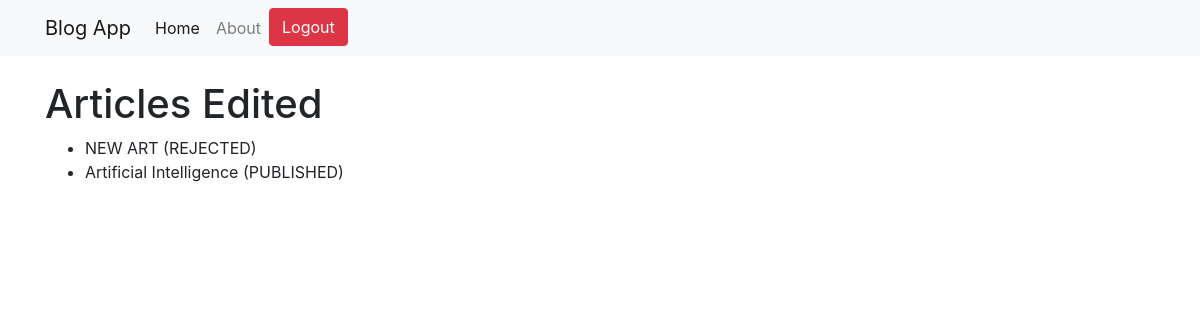
The page /articles-edited/ (signed in) on the database its author committed.
### blogapp/models.py (models this page shows, shortened)
class Article(models.Model):
    STATUS_CHOICES = [
        ('DRAFT', 'Draft'),
        ('PUBLISHED', 'Published'),
        ('REJECTED', 'Rejected'),
    ]
    title = models.CharField(max_length=255)
    content = models.TextField()
    status = models.CharField(max_length=10, choices=STATUS_CHOICES, default='DRAFT')
    written_by = models.ForeignKey(Writer, related_name='articles_written', on_delete=models.CASCADE)
    edited_by = models.ForeignKey(Writer, related_name='articles_edited', null=True, blank=True, on_delete=models.SET_NULL)
    created_at = models.DateTimeField(auto_now_add=True)

### blogapp/views.py (the view)
# urls.py: path('articles-edited/', ArticlesEditedView.as_view(), name='articles_edited'),
class ArticlesEditedView(EditorRequiredMixin, ListView):
    model = Article
    template_name = 'articles_edited.html'
    context_object_name = 'articles'
    def get_queryset(self):
        return Article.objects.filter(edited_by=self.request.user.writer)

### blogapp/models.py (called while the page is built)
    def __str__(self):
        return self.user.username

### blogapp/views.py (called while the page is built)
    def test_func(self):
        print(" editor:",self.request.user.writer)
        return self.request.user.writer.is_editor

### templates/articles_edited.html (shortened to what this page needs)
{% include "base/base.html" %}
{% block content  %}
<div class="container">
<h1>Articles Edited</h1>
<ul>
    {% for article in articles %}
    <li>{{ article.title }} ({{ article.status }})</li>
    {% endfor %}
</ul>
</div>
{% endblock content  %}

### templates/base/header.html (style rules this page uses)
body { padding-top: 56px; }

### rows shown on the page
Article: title "NEW ART", status "REJECTED"
Article: title "Artificial Intelligence", status "PUBLISHED"
